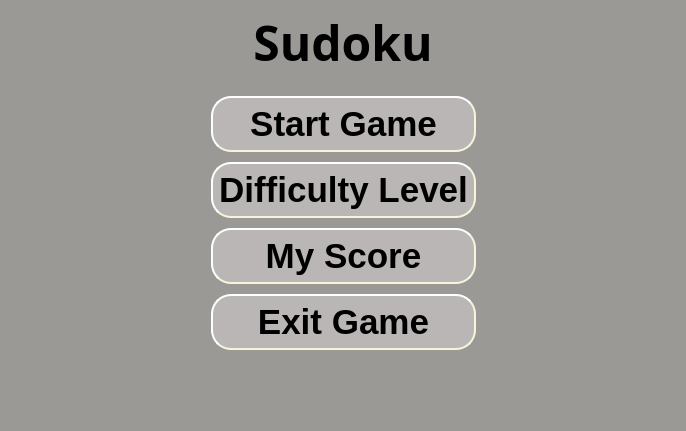
<?xml version="1.0" encoding="UTF-8"?>
<ui version="4.0">
 <class>Sudoku</class>
 <widget class="QMainWindow" name="Sudoku">
  <property name="geometry">
   <rect>
    <x>0</x>
    <y>0</y>
    <width>686</width>
    <height>413</height>
   </rect>
  </property>
  <property name="windowTitle">
   <string>Sudoku</string>
  </property>
  <property name="autoFillBackground">
   <bool>false</bool>
  </property>
  <property name="styleSheet">
   <string notr="true">background-color: rgb(154, 153, 150);</string>
  </property>
  <widget class="QWidget" name="mainWidget">
   <layout class="QGridLayout" name="gridLayout">
    <item row="1" column="1">
     <widget class="QFrame" name="verticalFrame">
      <property name="styleSheet">
       <string notr="true">QPushButton{
	color: rgb(0, 0, 0);
	background-color: rgba(187, 183, 183, 251);
	border-style: outset;
	border-width: 2px;
	border-radius: 20px;
	border-color: beige;
	padding: 6px;
}

QPushButton:hover {
    background-color: rgb(134, 129, 116);     
}
QPushButton:pressed {
    background-color: rgb(169, 189, 207);     
}</string>
      </property>
      <layout class="QVBoxLayout" name="verticalLayout">
       <property name="spacing">
        <number>10</number>
       </property>
       <property name="topMargin">
        <number>14</number>
       </property>
       <property name="bottomMargin">
        <number>13</number>
       </property>
       <item>
        <widget class="QPushButton" name="startGameBtn">
         <property name="sizePolicy">
          <sizepolicy hsizetype="Minimum" vsizetype="Preferred">
           <horstretch>0</horstretch>
           <verstretch>0</verstretch>
          </sizepolicy>
         </property>
         <property name="font">
          <font>
           <pointsize>26</pointsize>
           <bold>true</bold>
          </font>
         </property>
         <property name="autoFillBackground">
          <bool>false</bool>
         </property>
         <property name="styleSheet">
          <string notr="true"/>
         </property>
         <property name="text">
          <string>Start Game</string>
         </property>
        </widget>
       </item>
       <item>
        <widget class="QPushButton" name="diffLevel">
         <property name="sizePolicy">
          <sizepolicy hsizetype="Minimum" vsizetype="Preferred">
           <horstretch>0</horstretch>
           <verstretch>0</verstretch>
          </sizepolicy>
         </property>
         <property name="font">
          <font>
           <pointsize>26</pointsize>
           <bold>true</bold>
          </font>
         </property>
         <property name="styleSheet">
          <string notr="true"/>
         </property>
         <property name="text">
          <string>Difficulty Level</string>
         </property>
        </widget>
       </item>
       <item>
        <widget class="QPushButton" name="myScore">
         <property name="sizePolicy">
          <sizepolicy hsizetype="Minimum" vsizetype="Preferred">
           <horstretch>0</horstretch>
           <verstretch>0</verstretch>
          </sizepolicy>
         </property>
         <property name="font">
          <font>
           <pointsize>26</pointsize>
           <bold>true</bold>
          </font>
         </property>
         <property name="text">
          <string>My Score</string>
         </property>
        </widget>
       </item>
       <item>
        <widget class="QPushButton" name="exitGame">
         <property name="sizePolicy">
          <sizepolicy hsizetype="Minimum" vsizetype="Preferred">
           <horstretch>0</horstretch>
           <verstretch>0</verstretch>
          </sizepolicy>
         </property>
         <property name="font">
          <font>
           <pointsize>26</pointsize>
           <bold>true</bold>
          </font>
         </property>
         <property name="focusPolicy">
          <enum>Qt::StrongFocus</enum>
         </property>
         <property name="styleSheet">
          <string notr="true"/>
         </property>
         <property name="text">
          <string>Exit Game</string>
         </property>
         <property name="autoDefault">
          <bool>false</bool>
         </property>
         <property name="default">
          <bool>false</bool>
         </property>
         <property name="flat">
          <bool>false</bool>
         </property>
        </widget>
       </item>
      </layout>
     </widget>
    </item>
    <item row="0" column="0" colspan="3">
     <widget class="QLabel" name="sTitle">
      <property name="font">
       <font>
        <family>Chilanka</family>
        <pointsize>36</pointsize>
        <bold>true</bold>
       </font>
      </property>
      <property name="styleSheet">
       <string notr="true">color: rgb(0, 0, 0);</string>
      </property>
      <property name="lineWidth">
       <number>1</number>
      </property>
      <property name="text">
       <string>Sudoku</string>
      </property>
      <property name="textFormat">
       <enum>Qt::AutoText</enum>
      </property>
      <property name="scaledContents">
       <bool>false</bool>
      </property>
      <property name="alignment">
       <set>Qt::AlignCenter</set>
      </property>
      <property name="margin">
       <number>0</number>
      </property>
      <property name="indent">
       <number>-1</number>
      </property>
     </widget>
    </item>
    <item row="5" column="2">
     <widget class="QLabel" name="label_4">
      <property name="text">
       <string/>
      </property>
     </widget>
    </item>
    <item row="5" column="0">
     <widget class="QLabel" name="label_3">
      <property name="text">
       <string/>
      </property>
     </widget>
    </item>
   </layout>
  </widget>
  <widget class="QStatusBar" name="statusBar">
   <property name="font">
    <font>
     <family>Chilanka</family>
     <pointsize>18</pointsize>
     <bold>true</bold>
    </font>
   </property>
   <property name="styleSheet">
    <string notr="true">color: rgb(0, 0, 0);</string>
   </property>
  </widget>
 </widget>
 <resources/>
 <connections>
  <connection>
   <sender>exitGame</sender>
   <signal>clicked()</signal>
   <receiver>Sudoku</receiver>
   <slot>close()</slot>
   <hints>
    <hint type="sourcelabel">
     <x>340</x>
     <y>239</y>
    </hint>
    <hint type="destinationlabel">
     <x>530</x>
     <y>233</y>
    </hint>
   </hints>
  </connection>
 </connections>
</ui>
